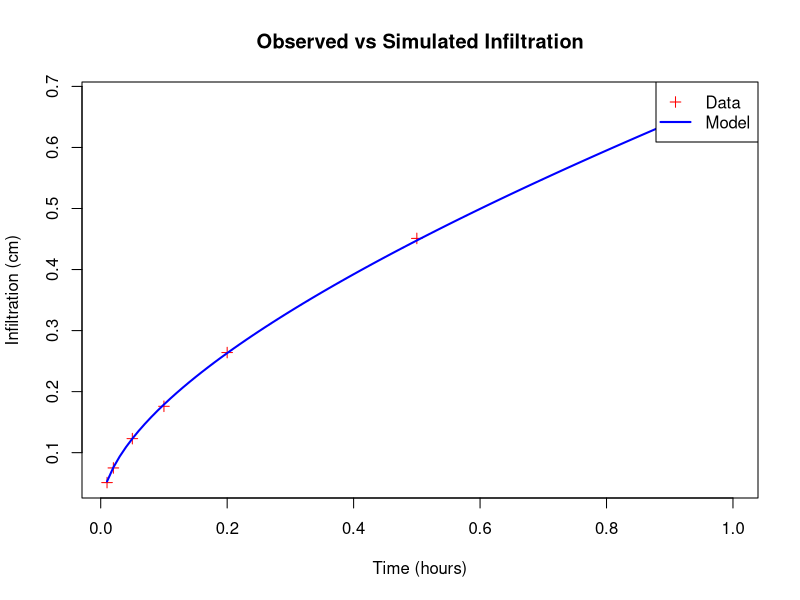
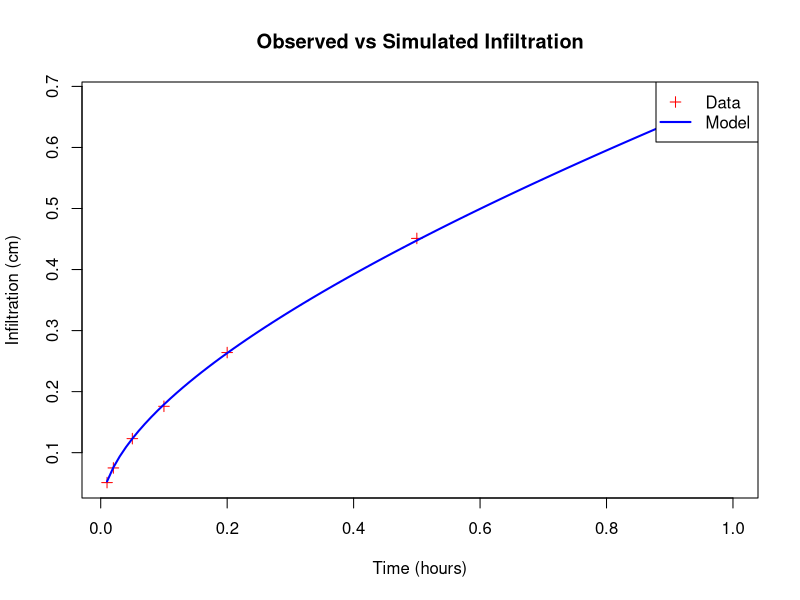

Recreate these plots in R, in order.
## ---- chunk 1
# Define the matrix X
X <- matrix(c(-2, 4, 1, 5, 0,
              0, 2, 0, 4, 2,
              -1, -2, 0, 3, 2,
              2, 1, -4, -5, -1,
              0, -2, -3, 0, 0), byrow = TRUE, nrow = 5)

# Define the vector d̃
d_tilde <- c(-26, -18, -29, 54, 1)

# Calculate the least squares solution theta_hat
# This is done by solving the normal equation (X^T X) theta = X^T d_tilde
theta_hat <- solve(t(X) %*% X) %*% t(X) %*% d_tilde

# Output theta_hat
theta_hat


## ---- chunk 2
# Create a data frame representing the system
df <- data.frame(a = c(-2, 0, -1, 2, 0),
                 b = c(4, 2, -2, 1, -2),
                 c = c(1, 0, 0, -4, -3),
                 d = c(5, 4, 3, -5, 0),
                 e = c(0, 2, 2, -1, 0),
                 f = c(-26, -18, -29, 54, 1)) # f is the response

# Use lm to solve it
fit <- lm(f ~ a + b + c + d + e - 1, data = df) # '-1' to exclude the intercept

# The coefficients should be close to the theta vector
coef(fit)


## ---- chunk 3
# Define the matrix X
X <- matrix(c(-2, 4, 1, 5, 0,
              0, 2, 0, 4, 2,
              -1, -2, 0, 3, 2,
              2, 1, -4, -5, -1,
              0, -2, -3, 0, 0), byrow = TRUE, nrow = 5)

# Calculate the determinant of X
determinant_X <- det(X)

# Output the determinant
determinant_X
## ---- chunk 4
# Define the vectors for time t and infiltration I
t <- c(0.01, 0.02, 0.05, 0.10, 0.20, 0.50, 1.00)
I <- c(0.051, 0.075, 0.123, 0.176, 0.264, 0.451, 0.682)

# Define the design matrix X with sqrt(t) and t
X <- cbind(sqrt(t), t)

# Calculate the least squares solution using the normal equation
theta_hat_normal <- solve(t(X) %*% X) %*% t(X) %*% I

# Print the solution with at least 3 digits for the fractional part
print(theta_hat_normal, digits = 6)

## ---- chunk 5
# We can use a data frame to store our variables for lm function
data <- data.frame(t = c(0.01, 0.02, 0.05, 0.10, 0.20, 0.50, 1.00),
                   I = c(0.051, 0.075, 0.123, 0.176, 0.264, 0.451, 0.682),
                   sqrt_t = sqrt(c(0.01, 0.02, 0.05, 0.10, 0.20, 0.50, 1.00)))

# Perform the linear regression with lm
# Notice that we use '0 +' to remove the intercept from the model
# and 'sqrt_t' to represent S*sqrt(t) and 't' for Ks*t
fit <- lm(I ~ 0 + sqrt_t + t, data = data)

# Extract the coefficients for S (associated with sqrt_t) and Ks (associated with t)
theta_hat_lm <- coef(fit)

# Print the solution with at least 3 digits for the fractional part
print(theta_hat_lm, digits = 6)

## ---- chunk 6
# Our estimated parameters
S <-0.511503
Ks <- 0.171996  # Ks

# Original observed data
t <- c(0.01, 0.02, 0.05, 0.10, 0.20, 0.50, 1.00)
I_observed <- c(0.051, 0.075, 0.123, 0.176, 0.264, 0.451, 0.682)

# Create a sequence of time values for the simulation
t_sim <- seq(min(t), max(t), length.out = 100)

# Simulate the infiltration curve using the computed coefficients
I_simulated <- S * sqrt(t_sim) + Ks * t_sim

# Plot the observed data
plot(t, I_observed, xlab = "Time (hours)", ylab = "Infiltration (cm)",
     pch = 3, col = "red", main = "Observed vs Simulated Infiltration")

# Plot the simulated infiltration curve
lines(t_sim, I_simulated, col = "blue", lwd = 2)

# Add a legend
legend("topright", legend = c("Data", "Model"),
       col = c("red", "blue"), pch = c(3, NA), lty = c(NA, 1), lwd = c(NA, 2))

# Assuming you want to save the plot to a file
png("infiltration_plot.png")
plot(t, I_observed, xlab = "Time (hours)", ylab = "Infiltration (cm)",
     pch = 3, col = "red", main = "Observed vs Simulated Infiltration")
lines(t_sim, I_simulated, col = "blue", lwd = 2)
legend("topright", legend = c("Data", "Model"),
       col = c("red", "blue"), pch = c(3, NA), lty = c(NA, 1), lwd = c(NA, 2))
dev.off()

## ---- chunk 7

S <-0.511503
Ks <- 0.171996  # Ks

# Calculate the predicted values using the model
I_predicted <- S * sqrt(t) + Ks * t # my y hats 

# Calculate residuals
residuals <- I_observed - I_predicted # y-yhat

# Calculate the sum of squared residuals
SSR <- sum(residuals^2)

# The units for SSR will be the square of the units for I (cm^2 )

# calculate the covariance matrix manually
# Assuming homoscedasticity and variance of error term is sigma^2
sigma2 <- SSR / (length(I_observed) - 2) # 2 parameters estimated
X <- cbind(sqrt(t), t)
cov_matrix <- sigma2 * solve(t(X) %*% X)

# Print the SSR and covariance matrix
SSR
cov_matrix

## ---- chunk 8

fit <- lm(I ~ sqrt_t + t - 1, data = data) # Make sure data has sqrt_t and t

# The sum of squared residuals can be obtained from the model object
SSR <- sum(resid(fit)^2)

# The covariance matrix is obtained from the summary of the model object
cov_matrix <- vcov(fit)

# Print the SSR and covariance matrix
SSR
cov_matrix


## ---- chunk 9

# Number of observations
n <- length(residuals)
# Number of parameters estimated, which is 2 in this case (S and Ks)
p <- 2

# Extract the standard errors from the covariance matrix
standard_errors <- sqrt(diag(cov_matrix))
# or I could do sigma_squared <- sum(residuals^2) / (n - p)
# Assuming normality, the critical value for a 95% confidence interval is approximately 1.96
critical_value <- qt(0.975, df=n-p) # More accurate using t-distribution with n-p degrees of freedom

# Compute the confidence intervals for each parameter
confidence_intervals <- data.frame(
  lower = theta_hat - critical_value * standard_errors,
  upper = theta_hat + critical_value * standard_errors
)

# Print the confidence intervals
print(confidence_intervals)

